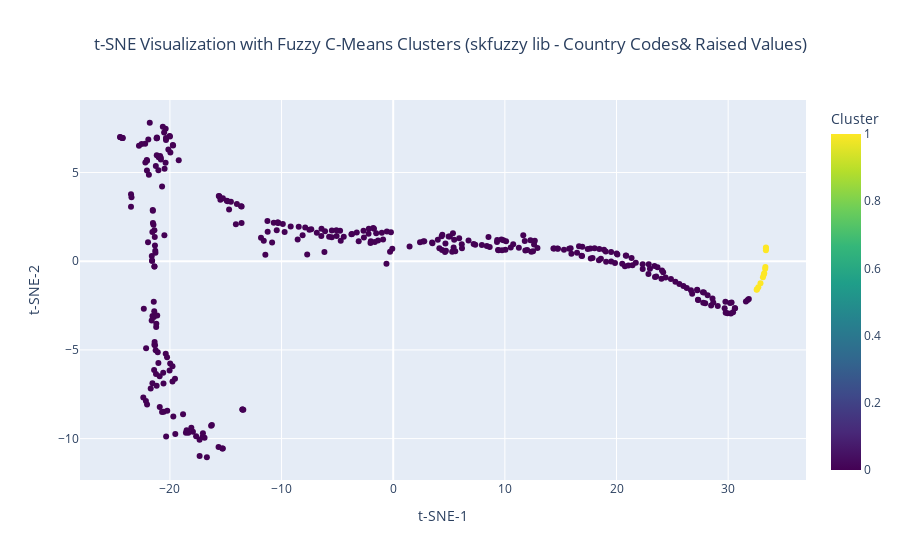

This figure's notebook cell:
### Code cell
# Step 5: Add country codes to the DataFrame
results_df["Country Code"] = results_df["Country"].map(country_codes)


# Step 6: Visualize the clusters with Plotly
fig = px.scatter(results_df, x="TSNE-1", y="TSNE-2", color="Cluster",
                 hover_data=["Country Code", "Raised"],
                 title="t-SNE Visualization with Fuzzy C-Means Clusters (skfuzzy lib - Country Codes& Raised Values)",
                 labels={"TSNE-1": "t-SNE-1", "TSNE-2": "t-SNE-2", "Cluster": "Cluster"},
                 color_continuous_scale=px.colors.sequential.Viridis)

fig.update_traces(marker=dict(size=12, line=dict(width=2, color='DarkSlateGrey')),
                  selector=dict(mode='markers+text'))

fig.update_layout(legend_title_text='Cluster',
                  xaxis_title="t-SNE-1",
                  yaxis_title="t-SNE-2",
                  title_x=0.5)

fig.show()

### Figure 1 — Plotly figure (JSON) as saved in the notebook; plotly's stock layout.template omitted (floating-point values rounded to 4 significant figures; data arrays with more than 128 entries replaced by an {"elided": "..."} marker saying what was removed)
{"data": [{"customdata": {"elided": "339x2 mixed values"}, "hovertemplate": "t-SNE-1=%{x}<br>t-SNE-2=%{y}<br>Country Code=%{customdata[0]}<br>Raised=%{customdata[1]}<br>Cluster=%{marker.color}<extra></extra>", "legendgroup": "", "marker": {"color": {"elided": "339 int values"}, "coloraxis": "coloraxis", "symbol": "circle"}, "mode": "markers", "name": "", "orientation": "v", "showlegend": false, "type": "scatter", "x": {"elided": "339 float values"}, "xaxis": "x", "y": {"elided": "339 float values"}, "yaxis": "y"}], "layout": {"autosize": true, "coloraxis": {"colorbar": {"title": {"text": "Cluster"}}, "colorscale": [[0, "#440154"], [0.1111, "#482878"], [0.2222, "#3e4989"], [0.3333, "#31688e"], [0.4444, "#26828e"], [0.5556, "#1f9e89"], [0.6667, "#35b779"], [0.7778, "#6ece58"], [0.8889, "#b5de2b"], [1, "#fde725"]]}, "legend": {"title": {"text": "Cluster"}, "tracegroupgap": 0}, "title": {"text": "t-SNE Visualization with Fuzzy C-Means Clusters (skfuzzy lib - Country Codes& Raised Values)", "x": 0.5}, "xaxis": {"anchor": "y", "autorange": true, "domain": [0, 1], "range": [-28.1, 37.01], "title": {"text": "t-SNE-1"}, "type": "linear"}, "yaxis": {"anchor": "x", "autorange": true, "domain": [0, 1], "range": [-12.61, 9.359], "title": {"text": "t-SNE-2"}, "type": "linear"}}}
